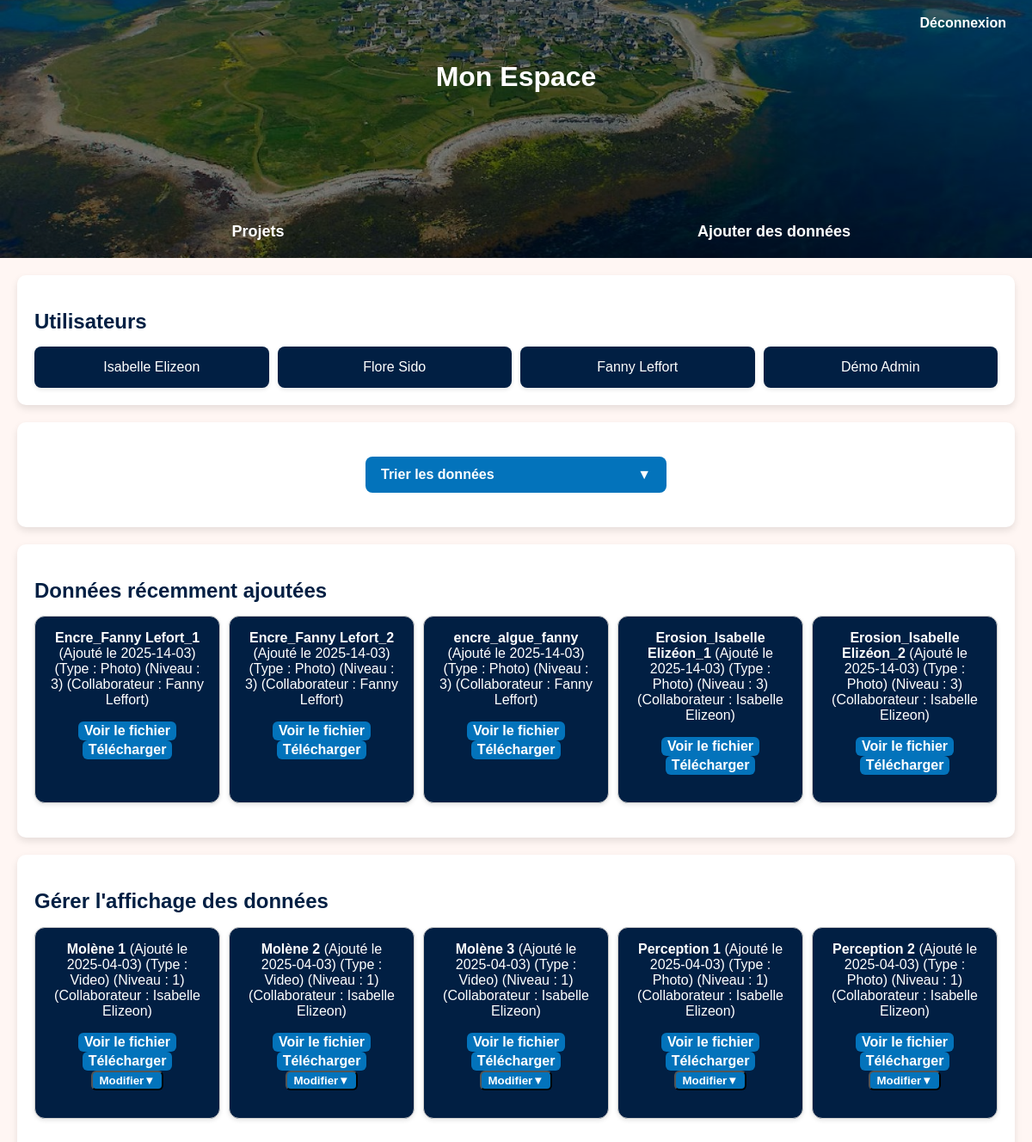
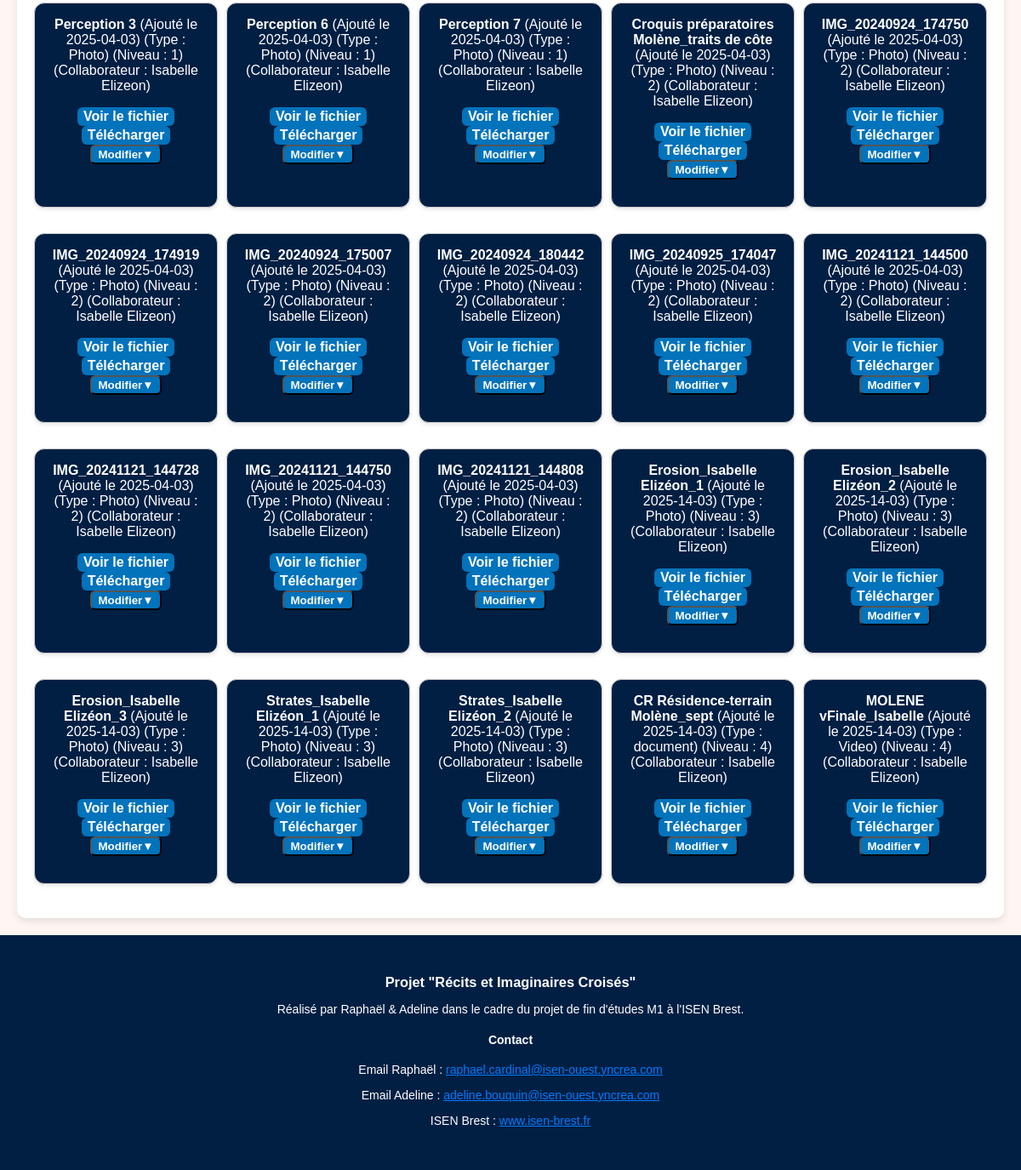
/PHP/mon_espace.php?order=collaborateur&filter=1, run on the app's committed database (2 pictures, top to bottom).
### tables this page shows
CREATE TABLE `utilisateur` (
  `id_utilisateur` int(11) NOT NULL,
  `Nom` varchar(50) NOT NULL,
  `Prenom` varchar(50) NOT NULL,
  `Mail` varchar(50) NOT NULL,
  `MDP` varchar(255) NOT NULL,
  `id_fonction` int(11) NOT NULL
);

CREATE TABLE `data` (
  `id_data` int(11) NOT NULL,
  `nom` varchar(50) NOT NULL,
  `date_prise` varchar(50) NOT NULL,
  `date_ajout` varchar(50) NOT NULL,
  `chemin` varchar(255) NOT NULL,
  `id_type` int(11) NOT NULL,
  `id_niveau` int(11) NOT NULL,
  `id_utilisateur` int(11) NOT NULL
);

CREATE TABLE `type` (
  `id_type` int(11) NOT NULL,
  `fk_type` varchar(50) NOT NULL
);

### PHP/collaborateurs.php (called while the page is built, shortened)
<?php
$host = "localhost";
$username = "root";
$password = "";
$database = "data_molène";
$conn = mysqli_connect($host, $username, $password, $database);
$query = "SELECT Nom, Prenom, id_utilisateur FROM utilisateur";
$result = mysqli_query($conn, $query);
$collaborateurs = [];
while ($row = mysqli_fetch_assoc($result)) {
    $collaborateurs[] = $row;
}
?>

### PHP/types.php (called while the page is built, shortened)
<?php
$host = "localhost";
$username = "root";
$password = "";
$database = "data_molène";
$conn = mysqli_connect($host, $username, $password, $database);
$query = "SELECT id_type, fk_type FROM type ";
$result = mysqli_query($conn, $query);
$types = [];
while ($row = mysqli_fetch_assoc($result)) {
    $types[] = $row;
}
?>

### PHP/mon_espace.php (the view, shortened to what this page needs)
<?php
include('collaborateurs.php');
include('types.php');
$pdo = new PDO('mysql:host=localhost;dbname=data_molène', 'root', '');
$orderBy = "date_ajout DESC";
$whereClause = "";
if (isset($_GET['order'])) {
    switch ($_GET['order']) {
        case "collaborateur":
            $orderBy = "id_utilisateur ASC";
            break;
    }
}
if (isset($_GET['filter'])) {
    $filter = $_GET['filter'];
    if ($_GET['order'] === "collaborateur") {
        $whereClause = "WHERE id_utilisateur = " . intval($filter);
    }
}
$query = "SELECT * FROM data $whereClause ORDER BY $orderBy";
$allStmt = $pdo->query($query);
$allData = $allStmt->fetchAll(PDO::FETCH_ASSOC);
$recentStmt = $pdo->query("SELECT * FROM data ORDER BY date_ajout DESC LIMIT 5");
$recentData = $recentStmt->fetchAll(PDO::FETCH_ASSOC);
?>
<!DOCTYPE html>
<html lang="fr">
<head>
    <link rel="stylesheet" href="http://localhost/SITE_MOLENE2/CSS/mon_espace.css">
</head>
<body>
    <header>
        <h1 class="site-title">Mon Espace</h1>
        <div class="logout-link">
                <a href="http://localhost/SITE_MOLENE2/PHP/logout.php">Déconnexion</a>
        </div>
        <nav>
        <ul>
            <li><a href="http://localhost/SITE_MOLENE2/PHP/projets.php">Projets</a></li>
            <li><a href="http://localhost/SITE_MOLENE2/PHP/ajout_donnee.php" >Ajouter des données</a>
        </ul>
    </nav>
    </header>
    <section class="collaborators">
        <h2>Utilisateurs</h2>
        <div class="collab-list">
            <?php
            foreach ($collaborateurs as $collaborateur) {
                echo "<div class='collaborator'>" . htmlspecialchars($collaborateur['Prenom']) . " " . htmlspecialchars($collaborateur['Nom']) . "</div>";
            }
            ?>
        </div>
    </section>
    <section class="actions">
    <div class="sort-container">
    <button id="sortBtn">Trier les données <span>▼</span></button>
</div>
</section>
    <section class="recent-data">
    <h2>Données récemment ajoutées</h2>
    <div class="data-list">
        <?php
        if (!empty($recentData)) {
            foreach ($recentData as $data) {
                echo "<div class='data-card'>";
                echo "<strong>" . htmlspecialchars($data['nom']) . "</strong>";
                echo " (Ajouté le " . htmlspecialchars($data['date_ajout']) . ")";
                $type_nom = "Inconnu";
                foreach ($types as $type) {
                    if ($type['id_type'] == $data['id_type']) {
                        $type_nom = htmlspecialchars($type['fk_type']);
                        break;
                    }
                }
                echo " (Type : " . $type_nom . ")";
                echo " (Niveau : " . htmlspecialchars($data['id_niveau']) . ")";
                $collab_nom = "Inconnu";
                foreach ($collaborateurs as $collaborateur) {
                    if ($collaborateur['id_utilisateur'] == $data['id_utilisateur']) {
                        $collab_nom = htmlspecialchars($collaborateur['Prenom']) . " " . htmlspecialchars($collaborateur['Nom']);
                        break;
                    }
                }
                echo " (Collaborateur : " . $collab_nom . ")";
                    if (!empty($data['chemin'])) {
                        $chemin_fichier = "/site_molene2/" . ltrim($data['chemin'], '/');
                        echo "<p> <a href='" . htmlspecialchars($chemin_fichier) . "' target='_blank' class='btn'>Voir le fichier</a>";
                        echo "<a href='" . htmlspecialchars($chemin_fichier) . "' download class='btn'>Télécharger</a>";
                    }
                    echo "</div>";
                }
            } else {
                echo "<p>Aucune donnée disponible.</p>";
            }
            ?>
        </div>
    </section>
<section class="recent-data">
    <h2>Gérer l'affichage des données</h2>
    <p>
        <div class="data-list">
            <?php
            if (!empty($allData)) {
                foreach ($allData as $data) {
                    echo "<div class='data-card'>";
                    echo "<strong>" . htmlspecialchars($data['nom']) . "</strong>";
                    echo " (Ajouté le " . htmlspecialchars($data['date_ajout']) . ")";
                    $type_nom = "Inconnu";
                    foreach ($types as $type) {
                        if ($type['id_type'] == $data['id_type']) {
                            $type_nom = htmlspecialchars($type['fk_type']);
                            break;
                        }
                    }
                    echo " (Type : " . $type_nom . ")";
                    echo " (Niveau : " . htmlspecialchars($data['id_niveau']) . ")";
                    $collab_nom = "Inconnu";
                    foreach ($collaborateurs as $collaborateur) {
                        if ($collaborateur['id_utilisateur'] == $data['id_utilisateur']) {
                            $collab_nom = htmlspecialchars($collaborateur['Prenom']) . " " . htmlspecialchars($collaborateur['Nom']);
                            break;
                        }
                    }
                    echo " (Collaborateur : " . $collab_nom . ")";
                    if (!empty($data['chemin'])) {
                        $chemin_fichier = "/site_molene2/" . ltrim($data['chemin'], '/');
                        echo "<p> <a href='" . htmlspecialchars($chemin_fichier) . "' target='_blank' class='btn'>Voir le fichier</a>";
                        echo "<a href='" . htmlspecialchars($chemin_fichier) . "' download class='btn'>Télécharger</a>";
                    }
                    echo "<button onclick='toggleEditForm(" . $data['id_data'] . ")' class='btn'>Modifier<span>▼</span></button>";
                    echo "</div>";
                }
            } else {
                echo "<p>Aucune donnée disponible.</p>";
            }
            ?>
        </div>
</section>
<footer style="padding: 30px 0; text-align: center; font-size: 14px;">
    <div style="max-width: 1200px; margin: 0 auto; padding: 0 20px;">
      <h3 style="margin-bottom: 10px;">Projet "Récits et Imaginaires Croisés"</h3>
      <p>Réalisé par Raphaël & Adeline dans le cadre du projet de fin d'études M1 à l'ISEN Brest.</p>
      <div style="margin-top: 20px;">
        <h4>Contact</h4>
        <p>Email Raphaël : <a href="mailto:raphael@example.com" style="color: #007bff;">raphael.cardinal@isen-ouest.yncrea.com</a></p>
        <p>Email Adeline : <a href="mailto:adeline@example.com" style="color: #007bff;">adeline.bouquin@isen-ouest.yncrea.com</a></p>
        <p>ISEN Brest : <a href="https://isen-brest.fr" target="_blank" style="color: #007bff;">www.isen-brest.fr</a></p>
      </div>
    </div>
  </footer>
</body>
</html>

### CSS/mon_espace.css (style rules this page uses)
body { font-family: Arial, sans-serif; margin: 0; padding: 0; background-color: #FFF6F3; color: #333; }
header { position: relative; background: url('../image/ile_molene_recadrer.jpg') center/cover no-repeat; color: white; text-align: center; padding: 50px 20px; height: 200px; display: flex; flex-direction: column; justify-content: space-between; align-items: center; }
header::before { content: ""; position: absolute; top: 0; left: 0; width: 100%; height: 100%; background: rgba(0, 0, 0, 0.5); z-index: 1; }
header > * { position: relative; z-index: 2; }
.logout-link { position: absolute; top: 10px; right: 15px; padding: 8px 15px; border-radius: 5px; z-index: 3; }
.logout-link a { color: white; text-decoration: none; font-size: 16px; font-weight: bold; }
nav { position: absolute; bottom: 0; left: 50%; transform: translateX(-50%); width: 100%; padding: 10px 0; z-index: 3; }
nav ul { display: flex; justify-content: space-around; align-items: center; list-style: none; margin: 0; padding: 0; }
nav ul li { flex: 1; text-align: center; }
nav ul li a { text-decoration: none; font-size: 18px; color: white; font-weight: bold; padding: 10px 15px; display: block; transition: color 0.3s, border-bottom 0.3s; }
.collaborators, .recent-data, .actions { margin: 20px; padding: 20px; background: white; border-radius: 10px; box-shadow: 0 4px 8px rgba(0, 0, 0, 0.1); }
h2 { color: #011F43; margin-bottom: 15px; }
.collab-list, .data-list { display: flex; flex-wrap: wrap; gap: 10px; color: white; }
.collaborator, .data-card { background-color: #011F43; padding: 15px; border-radius: 8px; text-align: center; flex: 1; min-width: 150px; box-shadow: 0 2px 5px rgba(0, 0, 0, 0.1); }
.actions { display: flex; justify-content: center; align-items: center; gap: 20px; margin-top: 10px; }
.sort-container { width: 100%; max-width: 350px; margin: 20px auto; text-align: center; }
#sortBtn { display: flex; justify-content: space-between; align-items: center; width: 100%; padding: 12px 18px; background-color: #0373BB; color: white; font-size: 16px; font-weight: bold; border: none; border-radius: 8px; cursor: pointer; transition: background 0.3s ease-in-out; }
#sortBtn span { transition: transform 0.3s ease-in-out; }
.btn { display: inline-block; padding: 2px 7px; border-radius: 6px; text-decoration: none; font-weight: bold; color: white; background-color: #0373BB; transition: background 0.3s ease-in-out, transform 0.2s ease-in-out; }
.data-card { position: relative; padding: 16px; border: 1px solid #ccc; border-radius: 12px; margin-bottom: 20px; box-shadow: 0 2px 5px rgba(0,0,0,0.1); }
footer { background-color: #011F43; color: white; padding: 20px 0; }

### data on the page
utilisateur: Prenom "Isabelle", Nom "Elizeon"
utilisateur: Prenom "Flore", Nom "Sido"
utilisateur: Prenom "Fanny", Nom "Leffort"
utilisateur: Prenom "Démo", Nom "Admin"
data: nom "Encre_Fanny Lefort_1", date_ajout "2025-14-03", id_type.fk_type "Photo", id_niveau "3", id_utilisateur.Nom "Fanny Leffort"
data: nom "Encre_Fanny Lefort_2", date_ajout "2025-14-03", id_type.fk_type "Photo", id_niveau "3", id_utilisateur.Nom "Fanny Leffort"
data: nom "encre_algue_fanny", date_ajout "2025-14-03", id_type.fk_type "Photo", id_niveau "3", id_utilisateur.Nom "Fanny Leffort"
data: nom "Erosion_Isabelle Elizéon_1", date_ajout "2025-14-03", id_type.fk_type "Photo", id_niveau "3", id_utilisateur.Nom "Isabelle Elizeon"
data: nom "Erosion_Isabelle Elizéon_2", date_ajout "2025-14-03", id_type.fk_type "Photo", id_niveau "3", id_utilisateur.Nom "Isabelle Elizeon"
data: nom "Molène 1", date_ajout "2025-04-03", id_type.fk_type "Video", id_niveau "1", id_utilisateur.Nom "Isabelle Elizeon"
data: nom "Molène 2", date_ajout "2025-04-03", id_type.fk_type "Video", id_niveau "1", id_utilisateur.Nom "Isabelle Elizeon"
data: nom "Molène 3", date_ajout "2025-04-03", id_type.fk_type "Video", id_niveau "1", id_utilisateur.Nom "Isabelle Elizeon"
data: nom "Perception 1", date_ajout "2025-04-03", id_type.fk_type "Photo", id_niveau "1", id_utilisateur.Nom "Isabelle Elizeon"
data: nom "Perception 2", date_ajout "2025-04-03", id_type.fk_type "Photo", id_niveau "1", id_utilisateur.Nom "Isabelle Elizeon"
data: nom "Perception 3", date_ajout "2025-04-03", id_type.fk_type "Photo", id_niveau "1", id_utilisateur.Nom "Isabelle Elizeon"
data: nom "Perception 6", date_ajout "2025-04-03", id_type.fk_type "Photo", id_niveau "1", id_utilisateur.Nom "Isabelle Elizeon"
data: nom "Perception 7", date_ajout "2025-04-03", id_type.fk_type "Photo", id_niveau "1", id_utilisateur.Nom "Isabelle Elizeon"
data: nom "Croquis préparatoires Molène_traits de côte", date_ajout "2025-04-03", id_type.fk_type "Photo", id_niveau "2", id_utilisateur.Nom "Isabelle Elizeon"
data: nom "IMG_20240924_174750", date_ajout "2025-04-03", id_type.fk_type "Photo", id_niveau "2", id_utilisateur.Nom "Isabelle Elizeon"
data: nom "IMG_20240924_174919", date_ajout "2025-04-03", id_type.fk_type "Photo", id_niveau "2", id_utilisateur.Nom "Isabelle Elizeon"
data: nom "IMG_20240924_175007", date_ajout "2025-04-03", id_type.fk_type "Photo", id_niveau "2", id_utilisateur.Nom "Isabelle Elizeon"
data: nom "IMG_20240924_180442", date_ajout "2025-04-03", id_type.fk_type "Photo", id_niveau "2", id_utilisateur.Nom "Isabelle Elizeon"
data: nom "IMG_20240925_174047", date_ajout "2025-04-03", id_type.fk_type "Photo", id_niveau "2", id_utilisateur.Nom "Isabelle Elizeon"
data: nom "IMG_20241121_144500", date_ajout "2025-04-03", id_type.fk_type "Photo", id_niveau "2", id_utilisateur.Nom "Isabelle Elizeon"
data: nom "IMG_20241121_144728", date_ajout "2025-04-03", id_type.fk_type "Photo", id_niveau "2", id_utilisateur.Nom "Isabelle Elizeon"
data: nom "IMG_20241121_144750", date_ajout "2025-04-03", id_type.fk_type "Photo", id_niveau "2", id_utilisateur.Nom "Isabelle Elizeon"
data: nom "IMG_20241121_144808", date_ajout "2025-04-03", id_type.fk_type "Photo", id_niveau "2", id_utilisateur.Nom "Isabelle Elizeon"
data: nom "Erosion_Isabelle Elizéon_3", date_ajout "2025-14-03", id_type.fk_type "Photo", id_niveau "3", id_utilisateur.Nom "Isabelle Elizeon"
data: nom "Strates_Isabelle Elizéon_1", date_ajout "2025-14-03", id_type.fk_type "Photo", id_niveau "3", id_utilisateur.Nom "Isabelle Elizeon"
data: nom "Strates_Isabelle Elizéon_2", date_ajout "2025-14-03", id_type.fk_type "Photo", id_niveau "3", id_utilisateur.Nom "Isabelle Elizeon"
data: nom "CR Résidence-terrain Molène_sept", date_ajout "2025-14-03", id_type.fk_type "document", id_niveau "4", id_utilisateur.Nom "Isabelle Elizeon"
data: nom "MOLENE vFinale_Isabelle", date_ajout "2025-14-03", id_type.fk_type "Video", id_niveau "4", id_utilisateur.Nom "Isabelle Elizeon"
